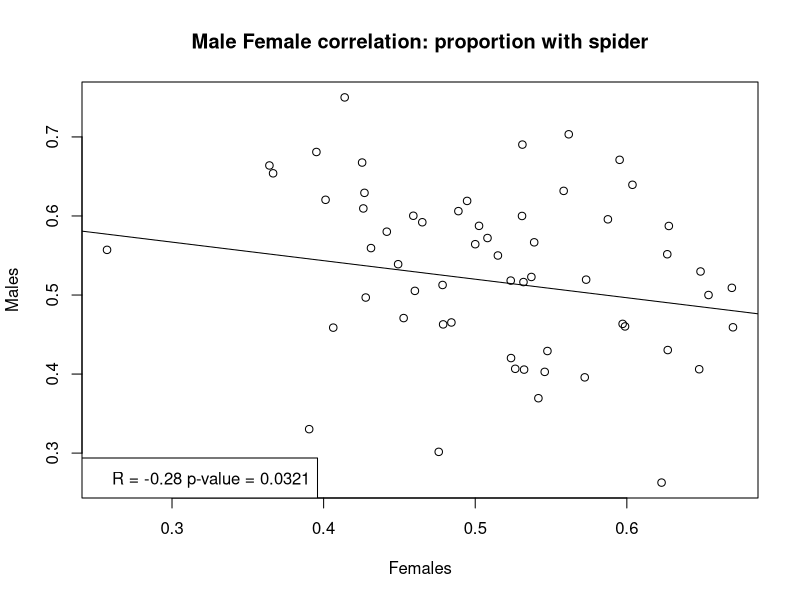
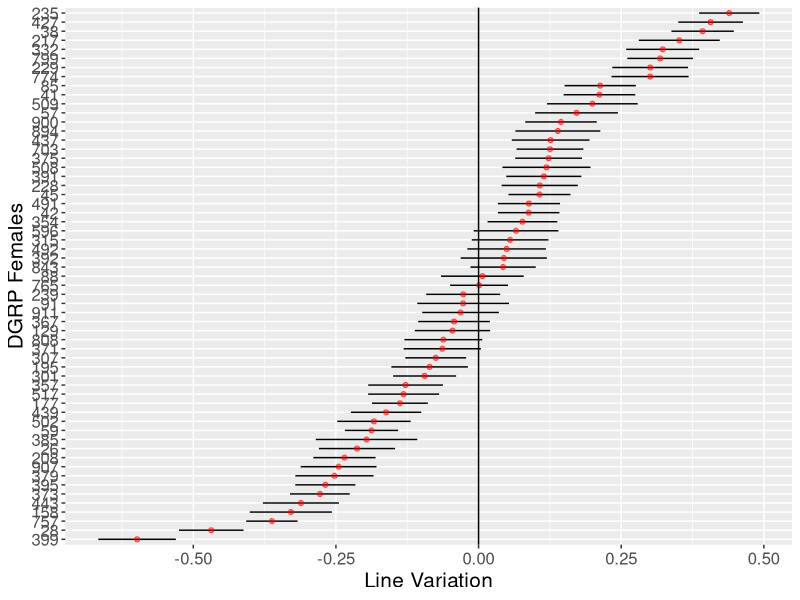
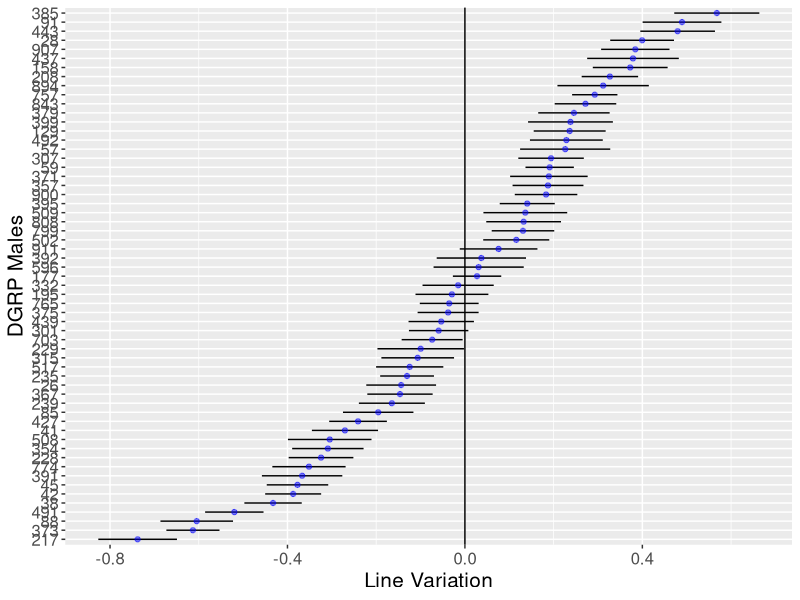
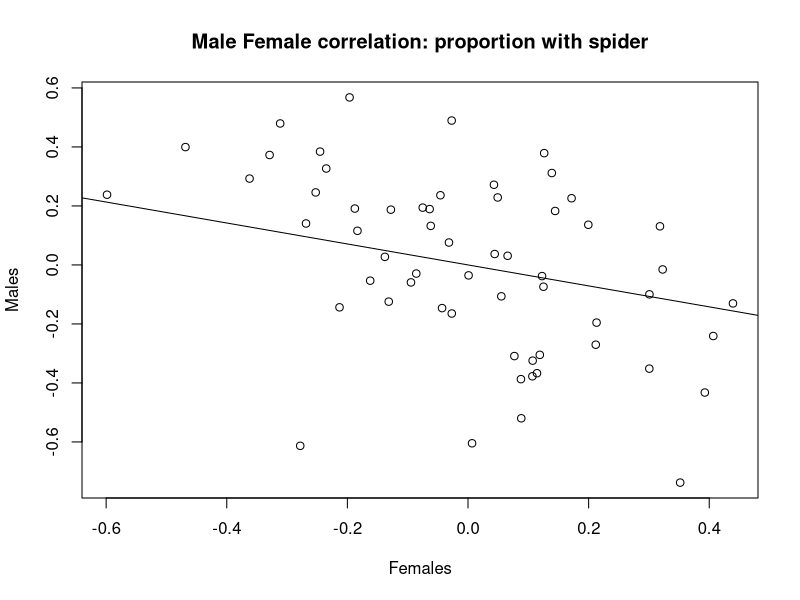
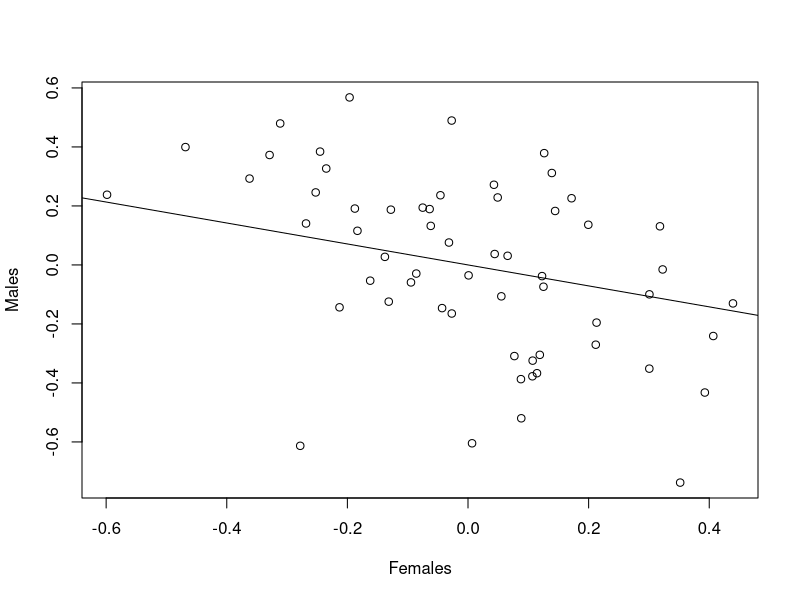
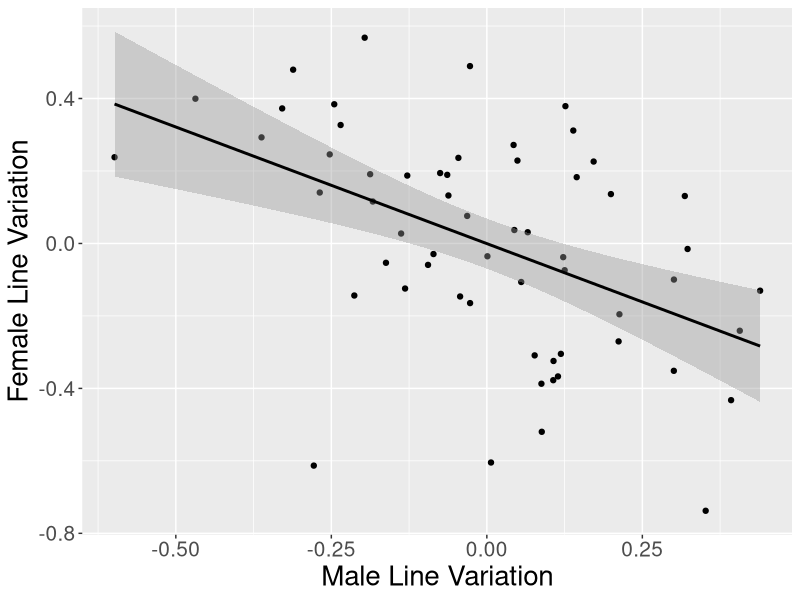
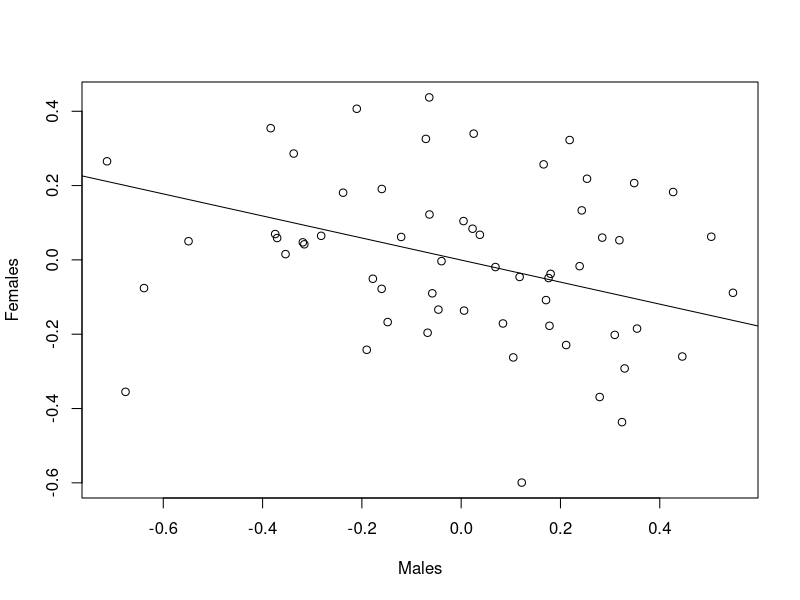

Generate these figures, in order, with R:
#Official R-code for the perception Data:

#Packages:
library(ggplot2)
library(dplyr)
library(lme4)
library(car)
library(effects)
require(lattice)

#install.packages("pbkrtest")
library("pbkrtest")

#Possibly not needed
library(Hmisc)

perception <- read.csv('Perception_all_Data.csv', h=TRUE)

#Remove all temp, bp and humidity (not using in analysis) and 24 hour counts
#Note: Humidity showed to have some effect but beacues this is only three readings over 48 hours, day effects should incorperate changing humiduty throughout the day
head(perception)
perception <- subset(perception, select = -c(Spider_24, Not_Spider_24, Outside_24, Humidity_start, Humidity_24, Humidity_48, Temp_start, Temp_24, Temp_48, BP_Start, BP_24, BP_48) )

#DGRP as factor

perception$DGRP <- factor(perception$DGRP)

#Total those assorted into vials
perception$spiANDno_48 <- with(perception, Spider_48 + Not_Spider_48)

#Subsample of those with more than six total in vials
perception <- subset(perception, spiANDno_48 >= 6)

#New data frame with needed variables (and change some names):
DGRP_by_counts <- with(perception,
                       data.frame(DGRP, Sex, Spider=Spider_48,
                                  Not_spider=Not_Spider_48, Outside=Outside_48,
                                  Date=Start_date, Vial_total= spiANDno_48, Number=Number))

DGRP_by_counts$proportion_spider <- with(DGRP_by_counts, Spider/Vial_total)

#Data set with all DGRP lines together into one group (by sex also): inclueds mean temperature scales (and humidity) and the mean proportion with spiders and SE

DGRP_sub <-DGRP_by_counts %>%
  group_by(DGRP, Sex) %>%
  summarise(prop_spider=mean(proportion_spider),
            se =((sd(proportion_spider))/sqrt(n())))


###Sex Correlation:
with(DGRP_sub, cor(prop_spider[Sex == "Female"],prop_spider[Sex == "Male"] ))

MFcor <- with(DGRP_sub, cor(prop_spider[Sex == "Female"],prop_spider[Sex == "Male"] ))

##rcorr:
#??Hmisc
with(DGRP_sub, rcorr(x = prop_spider[Sex == "Female"],y = prop_spider[Sex == "Male"],type="pearson"))

line2 <- lm(DGRP_sub$prop_spider[DGRP_sub$Sex == "Female"] ~ DGRP_sub$prop_spider[DGRP_sub$Sex == "Male"])

with(DGRP_sub, plot(x = prop_spider[Sex == "Female"],y = prop_spider[Sex == "Male"], xlab = "Females", ylab = "Males", abline(line2), main = "Male Female correlation: proportion with spider"))

legend("bottomleft", bty="y", 
       legend=paste("R = -0.28" , "p-value = 0.0321" ))


#Model:
## DGRP is a random effect

#Remove date or temp,hum,bp:  Redundant to have both?

mod1 <- glmer(cbind(Spider, Not_spider) ~ 1 + Sex  + (1|Date) 
              + (0 + Sex|DGRP), data = DGRP_by_counts, family = "binomial")
summary(mod1)

rr1 <- ranef(mod1, condVar = TRUE)
head(rr1)

pv <- attr(rr1$DGRP, "postVar")
pv
se_fem <- pv[1, 1, ]
se_ma <- pv[2,2, ]
#Data frame of intercepts
rand.interc<-rr1$DGRP
rand.interc
df<-data.frame(Intercepts=rr1$DGRP[,1:2], DGRP=rownames(rand.interc), se_female=se_fem, se_male=se_ma)
colnames(df) <- c("Female_Int", "Male_Int", "DGRP", "Female_se", "Male_se")
df$m.low <- with(df, Male_Int - 2 * Male_se)
df$m.high <- with(df, Male_Int + 2 * Male_se)
df$f.low <- with(df, Female_Int - 2 * Female_se)
df$f.high <- with(df, Female_Int + 2 * Female_se)

colMeans(ranef(mod1)$DGRP)
df$Male_scale  <- df$Male_Int + (0.08348933)
df$Female_scale  <- df$Female_Int + 0.06116928
df$m.scale.low  <- df$m.low + 0.5
df$m.scale.high  <- df$m.high + 0.5
df$f.scale.low  <- df$f.low + 0.5
df$f.scale.high  <- df$f.high + 0.5


fixef(mod1)
coef(mod1)$DGRP
summary(mod1)
cc1 <- coef(mod1)$DGRP
cc1$DGRP <- df$DGRP
head(cc1)

F1 <- ggplot(df, aes(y=Female_Int, x=reorder(DGRP, Female_Int))) + 
  geom_linerange(aes(ymin=f.low, ymax=f.high), colour="black") + 
  geom_point(colour="red", alpha=.5) + 
  coord_flip() + 
  labs(y="Line Variation", x="DGRP Females")

# Error bars == upper and lower 95% confidence intervals
M1 <- ggplot(df, aes(y=Male_Int, x=reorder(DGRP, Male_Int))) + 
  geom_linerange(aes(ymin=m.low, ymax=m.high), colour="black") + 
  geom_point(colour="blue", alpha=.5) + 
  coord_flip() + 
  labs(y="Line Variation", x="DGRP Males")

head(df)
F1 +
  theme(text = element_text(size=15)) + 
  geom_hline(yintercept = 0)
 
M1 +
  theme(text = element_text(size=15)) + 
  geom_hline(yintercept = 0)

VarCorr(mod1)

##rcorr:
#??Hmisc
with(DGRP_sub, rcorr(x = prop_spider[Sex == "Female"],y = prop_spider[Sex == "Male"],type="pearson"))

VarCorr(mod1,comp=c("Variance", "Std.Dev"))
rcorr(as.matrix(df), type="pearson")


with(df, cor.test(Female_Int, Male_Int))





line3 <- lm(df$Female_Int ~ df$Male_Int)
line3
with(df, plot(x = Female_Int,y = Male_Int, xlab = "Females", ylab = "Males", abline(line3), main = "Male Female correlation: proportion with spider"))

with(df, plot(x = Female_Int,y = Male_Int, xlab = "Females", ylab = "Males", abline(line3)))

corr <- ggplot(df, aes(x = Female_Int,y=Male_Int))
corr + geom_point() +
  labs(y="Female Line Variation", x="Male Line Variation") + geom_smooth(method="lm", colour="black") +
  theme(text = element_text(size=20), 
        axis.text.x= element_text(size=15), axis.text.y= element_text(size=15))


#F2 <- ggplot(df, aes(y=Female_scale, 
#                     x=reorder(DGRP, Female_scale))) + 
#  geom_linerange(aes(ymin=f.low, ymax=f.high), colour="black") + 
##  geom_point(colour="red") + 
#  coord_flip() + 
#  labs(y="Intercept", x="DGRP Females")
#F2
# Error bars == upper and lower 95% confidence intervals
#M2 <- ggplot(df, aes(y=Male_scale, x=reorder(DGRP, Male_scale))) + 
#  geom_linerange(aes(ymin=m.low, ymax=m.high), colour="black") + 
#  geom_point(colour="blue", alpha=.5) + 
#  coord_flip() + 
#  labs(y="Intercept", x="DGRP Males")
#M2



#Model comparison: comparing with random DGRP effects and without:

#Large model: mod1

mod1 <- glmer(cbind(Spider, Not_spider) ~ 1 + Sex + 
                (1|Date) + (0 + Sex|DGRP),
              data = DGRP_by_counts, family = "binomial")
summary(mod1)
Anova(mod1)

mod2 <- glmer(cbind(Spider, Not_spider) ~ 1 + Sex + (1|Date) + (1|DGRP),
              data = DGRP_by_counts, family = "binomial")
summary(mod2)
Anova(mod2)

#Small Model:
mod3 <- glmer(cbind(Spider, Not_spider) ~ 1 + Sex + (1|Date), 
              data = DGRP_by_counts, family = "binomial")
summary(mod3)
Anova(mod3)

#PB_Mod_1 <- PBmodcomp(mod2, mod3, nsim = 10, ref = NULL, seed = NULL,
#                    cl = NULL, details = 0)
#summary(PB_Mod_1)

#PB_Mod_2 <- PBmodcomp(mod1, mod2, nsim = 10, ref = NULL, seed = NULL,
#                    cl = NULL, details = 0)
#summary(PB_Mod_2)







#seperate Male Female Effects

modMale <- glmer(cbind(Spider, Not_spider) ~ 1  + (1|Date) 
              +  DGRP, data = DGRP_by_counts, family = "binomial", subset = Sex == "Male")

summary(modMale)
#worked Below
modSEx <- glmer(cbind(Spider, Not_spider) ~ 1 + (1|Date) + (1|DGRP),
              data = DGRP_by_counts, family = "binomial", subset = Sex=="Male")
summary(modSEx)


modFeSEx <- glmer(cbind(Spider, Not_spider) ~ 1 + (1|Date) + (1|DGRP),
                data = DGRP_by_counts, family = "binomial", subset = Sex=="Female")
summary(modFeSEx)


#########

rr2 <- ranef(modSEx, condVar = TRUE)
head(rr2)
mal<-rr2$DGRP
mal
rrmal<-data.frame(Intercepts=rr2$DGRP[,1], DGRP=rownames(mal))

rr1 <- ranef(modFeSEx, condVar = TRUE)
head(rr1)
rand.interc<-rr1$DGRP
rand.interc
rrfem<-data.frame(Intercepts=rr1$DGRP[,1], DGRP=rownames(rand.interc))


head(rrfem)
head(rrmal)


cor(rrmal$Intercepts, rrfem$Intercepts)
rcorr(rrmal$Intercepts, rrfem$Intercepts, type="pearson")

line2 <- lm(rrmal$Intercepts ~ rrfem$Intercepts)

plot(x = rrmal$Intercepts, y = rrfem$Intercepts, xlab = "Males", ylab = "Females", abline(line2))
